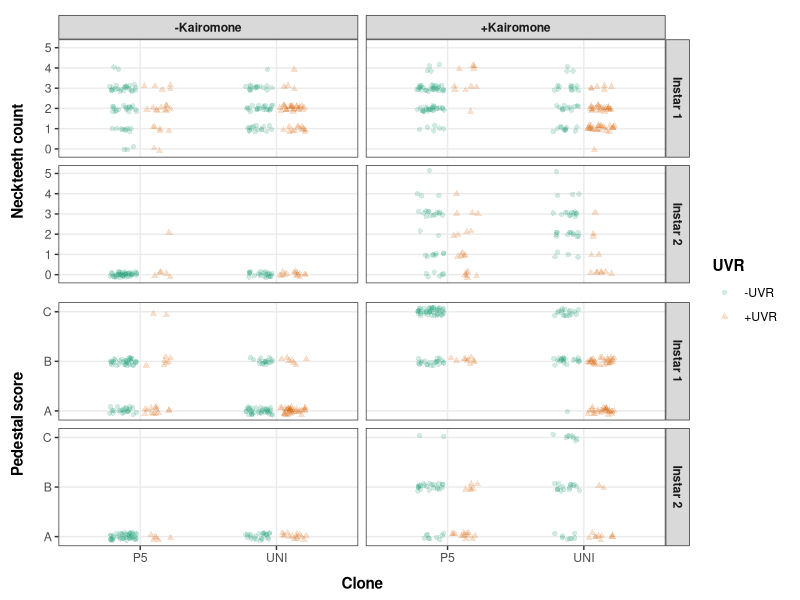

Source code (R):
library(tidyverse)
library(patchwork)

data <- read.csv("data/Data_Experiment_Direct effect on Daphnia.csv") %>% 
  mutate(Bump_score = factor(Bump_score, levels = c("A", "B", "C"), ordered = TRUE))

fig_4_ntc <- data %>% 
  select(Clone, Neck_teeth_count, Kairomone, UVR, Instar) %>% 
  drop_na() %>% 
  ggplot() +
  geom_jitter(mapping = aes(x = Clone, y = Neck_teeth_count, colour = UVR, shape = UVR), 
              position = position_jitterdodge(jitter.width = 1/5, dodge.width = 1/2, jitter.height = 1/6), 
              alpha = 0.2) +
  scale_color_brewer(palette = "Dark2") +
  facet_grid(Instar ~ Kairomone) +
  labs(x = NULL,
       y = "Neckteeth count") +
  theme_bw() +
  theme(axis.title = element_text(face = "bold"),
        legend.title = element_text(face = "bold"),
        strip.text = element_text(face = "bold"),
        panel.grid.minor = element_blank(),
        axis.text.x.bottom = element_blank(),
        axis.ticks.x.bottom = element_blank(),
        axis.title.x = element_text(vjust = -1),
        axis.title.y = element_text(vjust = 4),
        plot.margin = margin(b = 5.5, l = 11, t = 5.5, r = 5.5))

fig_4_ps <- data %>% 
  select(Clone, Bump_score, Kairomone, UVR, Instar) %>% 
  drop_na() %>% 
  ggplot() +
  geom_jitter(mapping = aes(x = Clone, y = as.integer(Bump_score), colour = UVR, shape = UVR), 
              position = position_jitterdodge(jitter.width = 1/5, dodge.width = 1/2, jitter.height = 1/12), 
              alpha = 0.2) +
  scale_color_brewer(palette = "Dark2") +
  scale_y_continuous(breaks = 1:3, labels = c("A", "B", "C")) +
  facet_grid(Instar ~ Kairomone) +
  labs(y = "Pedestal score") +
  theme_bw() +
  theme(axis.title = element_text(face = "bold"),
        legend.title = element_text(face = "bold"),
        strip.text = element_text(face = "bold"),
        panel.grid.minor = element_blank(),
        strip.background.x = element_blank(),
        strip.text.x = element_blank(),
        axis.title.x = element_text(vjust = -1),
        axis.title.y = element_text(vjust = 4),
        plot.margin = margin(b = 5.5, l = 11, t = 5.5, r = 5.5))

fig_4 <- wrap_plots(fig_4_ntc, fig_4_ps, ncol = 1, guides = "collect")

ggsave("figures/figure_4.png", fig_4, width = 5.25, height = 7, units = "in", dpi = 600, type = "cairo-png")
